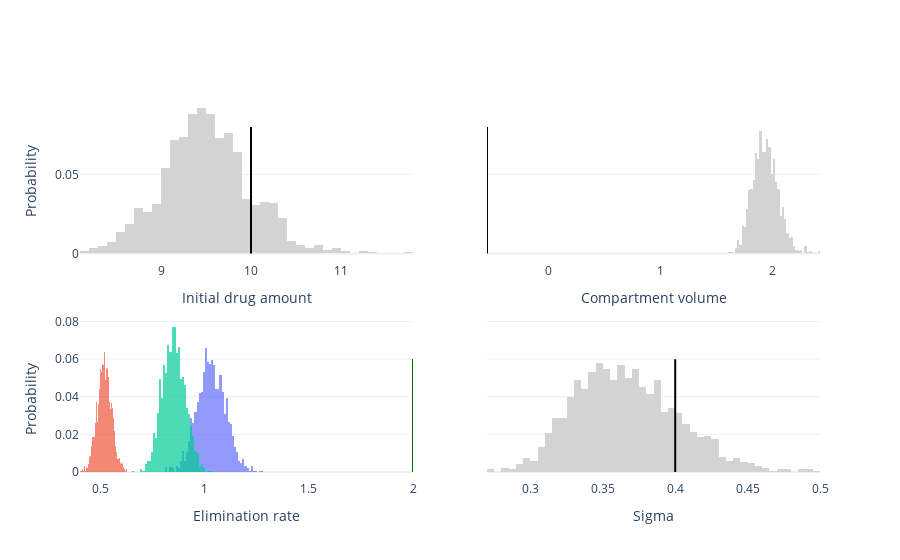

The notebook cell saved with this chart:
### Code cell
# Define hierarchical log-posterior
log_prior = pints.ComposedLogPrior(
    pints.LogNormalLogPrior(1, 1),      # Initial drug amount
    pints.GaussianLogPrior(-1, 1),      # Log mean elimination rate
    pints.LogNormalLogPrior(-1, 0.4),   # Log std. elimination rate
    pints.LogNormalLogPrior(1, 1),      # Compartment volume
    pints.LogNormalLogPrior(1, 1)       # Sigma
)
log_posterior = chi.HierarchicalLogPosterior(
    log_likelihood=log_likelihood, log_prior=log_prior)

# Infer posterior
controller = chi.SamplingController(log_posterior, seed=42)
controller.set_n_runs(1)
controller.set_parallel_evaluation(False)
controller.set_sampler(pints.NoUTurnMCMC)
n_iterations = 2000
posterior_samples = controller.run(n_iterations, log_to_screen=True)

# Discard warmup iterations
warmup = 500  # This number is not arbitrary but was carefully chosen
posterior_samples = posterior_samples.sel(draw=slice(warmup, n_iterations))

### Figure 1 — Plotly figure (JSON) as saved in the notebook; plotly's stock layout.template omitted (floating-point values rounded to 4 significant figures; data arrays with more than 128 entries replaced by an {"elided": "..."} marker saying what was removed)
{"data": [{"histnorm": "probability", "marker": {"color": "lightgrey"}, "name": "Posterior samples", "showlegend": false, "type": "histogram", "x": {"elided": "1500 float values"}, "xaxis": "x", "yaxis": "y"}, {"line": {"color": "black"}, "mode": "lines", "name": "Data-generating parameters", "showlegend": false, "type": "scatter", "x": [10, 10], "xaxis": "x", "y": [0, 0.08], "yaxis": "y"}, {"histnorm": "probability", "marker": {"color": "lightgrey"}, "name": "Posterior samples", "showlegend": false, "type": "histogram", "x": {"elided": "1500 float values"}, "xaxis": "x2", "yaxis": "y2"}, {"line": {"color": "black"}, "mode": "lines", "name": "Data-generating parameters", "showlegend": false, "type": "scatter", "x": [-0.55, -0.55], "xaxis": "x2", "y": [0, 0.08], "yaxis": "y2"}, {"histnorm": "probability", "marker": {"color": "#636EFA", "opacity": 0.7}, "name": "Patient 1 Post. samples", "showlegend": false, "type": "histogram", "x": {"elided": "1500 float values"}, "xaxis": "x3", "yaxis": "y3"}, {"histnorm": "probability", "marker": {"color": "#EF553B", "opacity": 0.7}, "name": "Patient 1 Post. samples", "showlegend": false, "type": "histogram", "x": {"elided": "1500 float values"}, "xaxis": "x3", "yaxis": "y3"}, {"histnorm": "probability", "marker": {"color": "#00CC96", "opacity": 0.7}, "name": "Patient 1 post. samples", "showlegend": false, "type": "histogram", "x": {"elided": "1500 float values"}, "xaxis": "x3", "yaxis": "y3"}, {"line": {"color": "darkblue"}, "mode": "lines", "name": "Patent 1 data-gen. parameters", "showlegend": false, "type": "scatter", "x": [2, 2], "xaxis": "x3", "y": [0, 0.06], "yaxis": "y3"}, {"line": {"color": "darkred"}, "mode": "lines", "name": "Patent 2 data-gen. parameters", "showlegend": false, "type": "scatter", "x": [2, 2], "xaxis": "x3", "y": [0, 0.06], "yaxis": "y3"}, {"line": {"color": "darkgreen"}, "mode": "lines", "name": "Patent 3 data-gen. parameters", "showlegend": false, "type": "scatter", "x": [2, 2], "xaxis": "x3", "y": [0, 0.06], "yaxis": "y3"}, {"histnorm": "probability", "marker": {"color": "lightgrey"}, "name": "Posterior samples", "showlegend": false, "type": "histogram", "x": {"elided": "1500 float values"}, "xaxis": "x4", "yaxis": "y4"}, {"line": {"color": "black"}, "mode": "lines", "name": "Data-generating parameters", "showlegend": false, "type": "scatter", "x": [0.4, 0.4], "xaxis": "x4", "y": [0, 0.06], "yaxis": "y4"}], "layout": {"bargap": 0, "bargroupgap": 0, "barmode": "overlay", "xaxis": {"anchor": "y", "domain": [0, 0.45], "title": {"text": "Initial drug amount"}}, "xaxis2": {"anchor": "y2", "domain": [0.55, 1], "title": {"text": "Compartment volume"}}, "xaxis3": {"anchor": "y3", "domain": [0, 0.45], "title": {"text": "Elimination rate"}}, "xaxis4": {"anchor": "y4", "domain": [0.55, 1], "title": {"text": "Sigma"}}, "yaxis": {"anchor": "x", "domain": [0.575, 1], "title": {"text": "Probability"}}, "yaxis2": {"anchor": "x2", "domain": [0.575, 1], "matches": "y", "showticklabels": false}, "yaxis3": {"anchor": "x3", "domain": [0, 0.425], "title": {"text": "Probability"}}, "yaxis4": {"anchor": "x4", "domain": [0, 0.425], "matches": "y3", "showticklabels": false}}}
